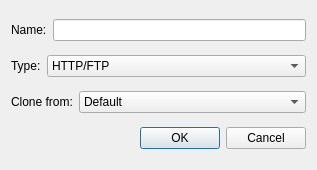
<?xml version="1.0" encoding="UTF-8"?>
<ui version="4.0">
 <class>newTemplate</class>
 <widget class="QDialog" name="newTemplate">
  <property name="geometry">
   <rect>
    <x>0</x>
    <y>0</y>
    <width>317</width>
    <height>170</height>
   </rect>
  </property>
  <property name="sizePolicy">
   <sizepolicy hsizetype="Preferred" vsizetype="Fixed">
    <horstretch>0</horstretch>
    <verstretch>0</verstretch>
   </sizepolicy>
  </property>
  <property name="minimumSize">
   <size>
    <width>0</width>
    <height>170</height>
   </size>
  </property>
  <property name="maximumSize">
   <size>
    <width>500</width>
    <height>170</height>
   </size>
  </property>
  <property name="windowTitle">
   <string>New Template</string>
  </property>
  <layout class="QVBoxLayout" name="verticalLayout">
   <item>
    <layout class="QHBoxLayout" name="horizontalLayout_2">
     <item>
      <widget class="QLabel" name="label">
       <property name="text">
        <string>Name:</string>
       </property>
      </widget>
     </item>
     <item>
      <widget class="QLineEdit" name="lineEdit"/>
     </item>
    </layout>
   </item>
   <item>
    <layout class="QHBoxLayout" name="horizontalLayout_3">
     <item>
      <widget class="QLabel" name="label_3">
       <property name="text">
        <string>Type:</string>
       </property>
      </widget>
     </item>
     <item>
      <widget class="QComboBox" name="comboBoxType">
       <property name="sizePolicy">
        <sizepolicy hsizetype="Expanding" vsizetype="Fixed">
         <horstretch>0</horstretch>
         <verstretch>0</verstretch>
        </sizepolicy>
       </property>
       <property name="layoutDirection">
        <enum>Qt::LeftToRight</enum>
       </property>
       <item>
        <property name="text">
         <string>HTTP/FTP</string>
        </property>
        <property name="icon">
         <iconset resource="Aria2cRemote.qrc">
          <normaloff>:/icon/uri/ftp.png</normaloff>:/icon/uri/ftp.png</iconset>
        </property>
       </item>
       <item>
        <property name="text">
         <string>Multi HTTP/FTP</string>
        </property>
        <property name="icon">
         <iconset resource="Aria2cRemote.qrc">
          <normaloff>:/icon/uri/http.png</normaloff>:/icon/uri/http.png</iconset>
        </property>
       </item>
       <item>
        <property name="text">
         <string>Torrent</string>
        </property>
        <property name="icon">
         <iconset resource="Aria2cRemote.qrc">
          <normaloff>:/icon/uri/bittorrent.png</normaloff>:/icon/uri/bittorrent.png</iconset>
        </property>
       </item>
       <item>
        <property name="text">
         <string>MagnetLink</string>
        </property>
        <property name="icon">
         <iconset resource="Aria2cRemote.qrc">
          <normaloff>:/icon/uri/magnet.png</normaloff>:/icon/uri/magnet.png</iconset>
        </property>
       </item>
       <item>
        <property name="text">
         <string>MetaLink</string>
        </property>
        <property name="icon">
         <iconset resource="Aria2cRemote.qrc">
          <normaloff>:/icon/uri/metalink.png</normaloff>:/icon/uri/metalink.png</iconset>
        </property>
       </item>
      </widget>
     </item>
    </layout>
   </item>
   <item>
    <layout class="QHBoxLayout" name="horizontalLayout">
     <item>
      <widget class="QLabel" name="label_2">
       <property name="text">
        <string>Clone from:</string>
       </property>
      </widget>
     </item>
     <item>
      <widget class="QComboBox" name="comboBox_cloneFrom">
       <property name="sizePolicy">
        <sizepolicy hsizetype="Expanding" vsizetype="Fixed">
         <horstretch>0</horstretch>
         <verstretch>0</verstretch>
        </sizepolicy>
       </property>
       <item>
        <property name="text">
         <string>Default</string>
        </property>
       </item>
      </widget>
     </item>
    </layout>
   </item>
   <item>
    <layout class="QHBoxLayout" name="horizontalLayout_4">
     <item>
      <spacer name="horizontalSpacer">
       <property name="orientation">
        <enum>Qt::Horizontal</enum>
       </property>
       <property name="sizeHint" stdset="0">
        <size>
         <width>40</width>
         <height>20</height>
        </size>
       </property>
      </spacer>
     </item>
     <item>
      <widget class="QPushButton" name="pushButton_OK">
       <property name="text">
        <string>OK</string>
       </property>
       <property name="default">
        <bool>true</bool>
       </property>
      </widget>
     </item>
     <item>
      <widget class="QPushButton" name="pushButton_Cancel">
       <property name="text">
        <string>Cancel</string>
       </property>
      </widget>
     </item>
    </layout>
   </item>
  </layout>
 </widget>
 <tabstops>
  <tabstop>lineEdit</tabstop>
  <tabstop>comboBoxType</tabstop>
  <tabstop>comboBox_cloneFrom</tabstop>
  <tabstop>pushButton_OK</tabstop>
  <tabstop>pushButton_Cancel</tabstop>
 </tabstops>
 <resources>
  <include location="Aria2cRemote.qrc"/>
 </resources>
 <connections>
  <connection>
   <sender>pushButton_Cancel</sender>
   <signal>clicked()</signal>
   <receiver>newTemplate</receiver>
   <slot>reject()</slot>
   <hints>
    <hint type="sourcelabel">
     <x>291</x>
     <y>140</y>
    </hint>
    <hint type="destinationlabel">
     <x>101</x>
     <y>138</y>
    </hint>
   </hints>
  </connection>
 </connections>
</ui>
